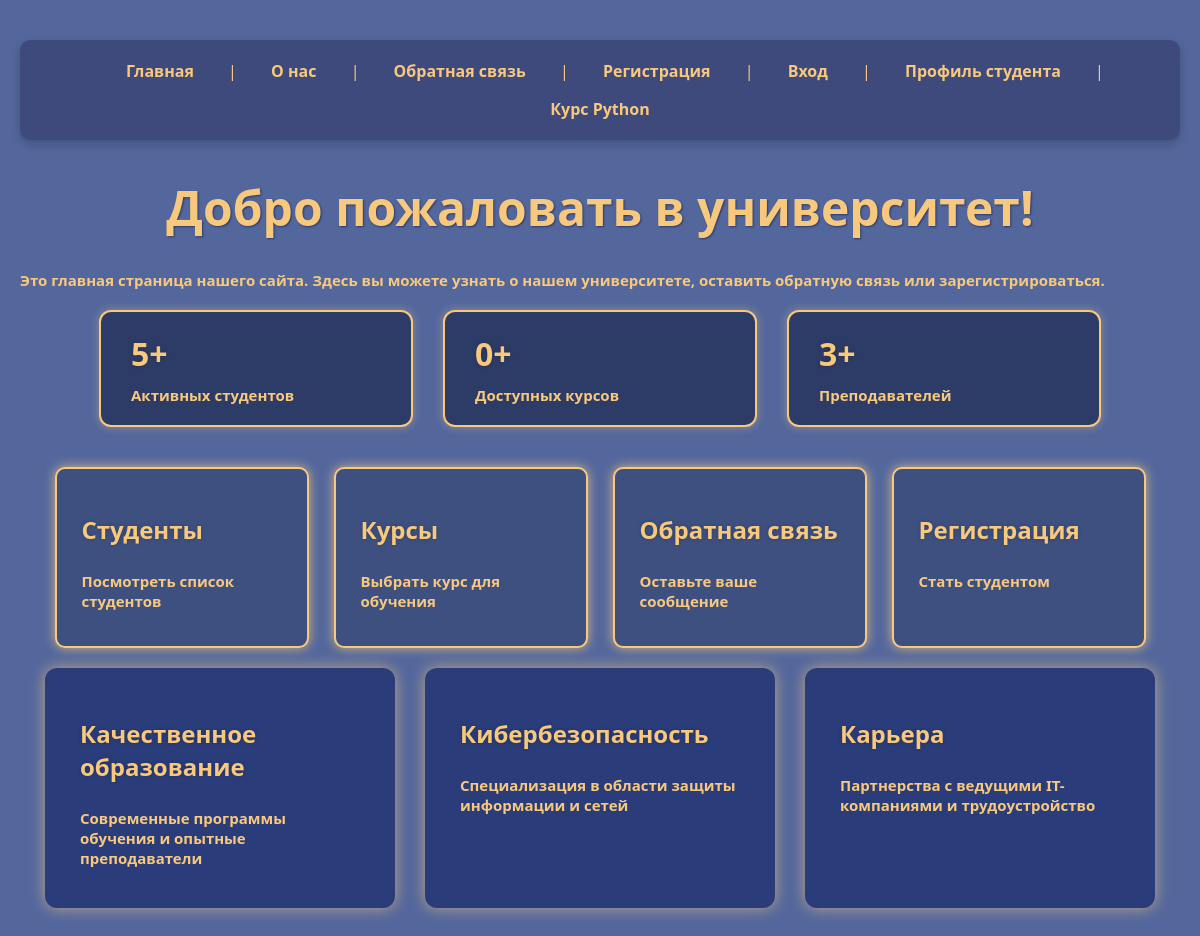
The app's page /, older data.
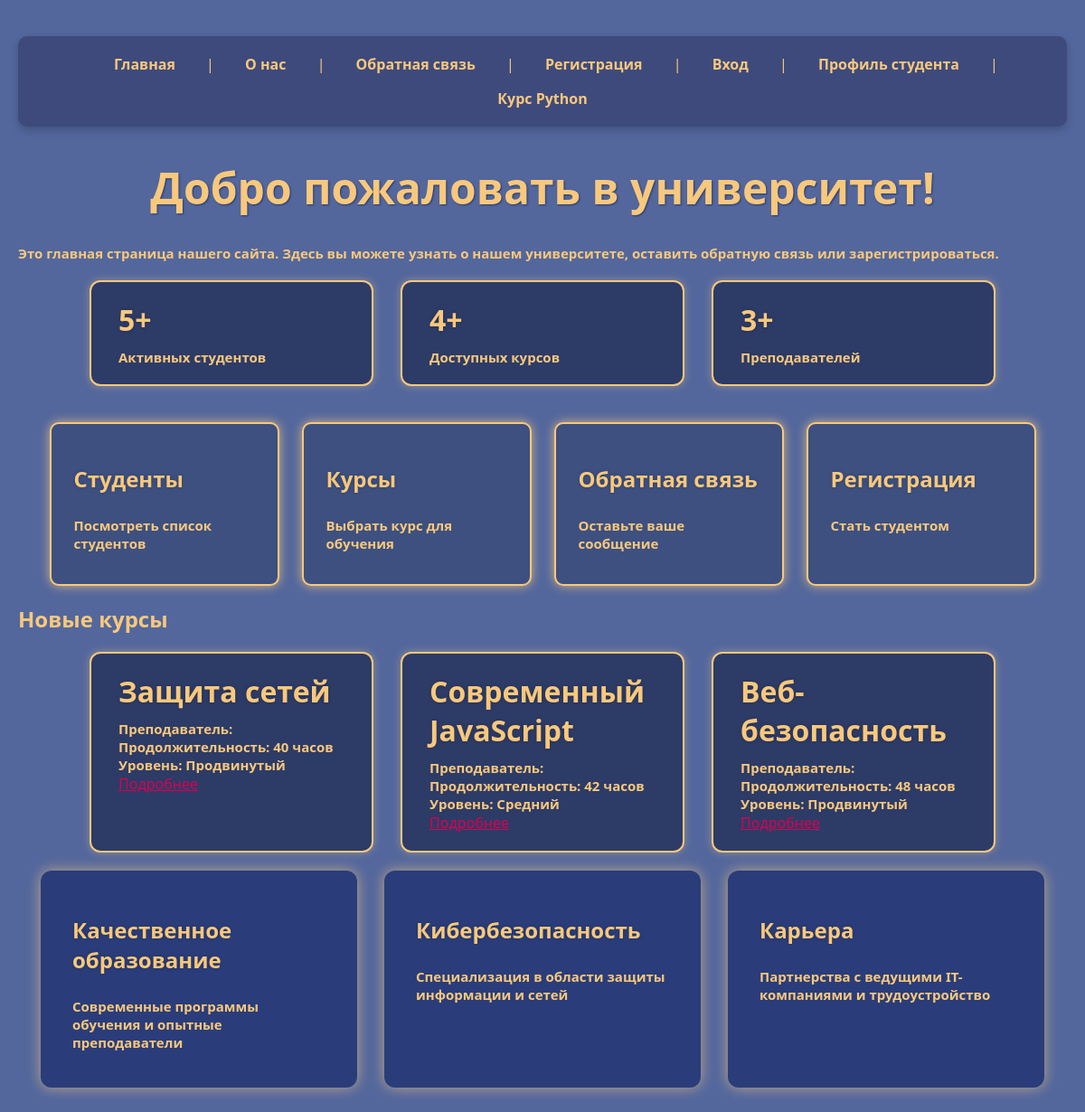
The same page, newer data.
### fefu_lab/models.py (models this page shows, shortened)
class Course(models.Model):
    LEVEL_CHOICES = [
        ('BEGINNER', 'Начальный'),
        ('INTERMEDIATE', 'Средний'),
        ('ADVANCED', 'Продвинутый'),
    ]
    title = models.CharField(max_length=200, unique=True, verbose_name='Название')
    slug = models.SlugField(unique=True, verbose_name='Слаг')
    description = models.TextField(verbose_name='Описание')
    duration = models.PositiveIntegerField(verbose_name='Продолжительность (часы)')
    instructor = models.ForeignKey(Instructor, on_delete=models.SET_NULL, null=True, blank=True, verbose_name='Преподаватель')
    level = models.CharField(max_length=20, choices=LEVEL_CHOICES, default='BEGINNER', verbose_name='Уровень')
    max_students = models.PositiveIntegerField(default=0, verbose_name='Максимальное количество студентов')
    price = models.DecimalField(max_digits=10, decimal_places=2, default=0, verbose_name='Цена')
    is_active = models.BooleanField(default=True, verbose_name='Активен')
    created_at = models.DateTimeField(auto_now_add=True, verbose_name='Дата создания')
    class Meta:
        verbose_name = 'Курс'
        verbose_name_plural = 'Курсы'
        ordering = ['title']

### fefu_lab/views.py (the view)
# urls.py: path('', views.home_page, name='home'),  # Статический маршрут для главной страницы (/)
def home_page(request):
    total_students = Student.objects.count()
    total_courses = Course.objects.filter(is_active=True).count()
    total_instructors = Instructor.objects.count()
    recent_courses = Course.objects.filter(is_active=True).order_by('-created_at')[:3]
    return render(request, 'home.html', {
        'title': 'Главная страница',
        'total_students': total_students,
        'total_courses': total_courses,
        'total_instructors': total_instructors,
        'recent_courses': recent_courses
    })

### fefu_lab/template/home.html (shortened to what this page needs)
{% extends "base.html" %}
{% block heading %}Добро пожаловать в университет!{% endblock %}
{% block content %}
<div class="text-center mb-20">
    <p>Это главная страница нашего сайта. Здесь вы можете узнать о нашем университете, оставить обратную связь или зарегистрироваться.</p>
</div>
<div class="info-grid mb-20">
    <div class="info-item text-center">
        <h3> {{ total_students }}+</h3>
        <p>Активных студентов</p>
    </div>
    <div class="info-item text-center">
        <h3>{{ total_courses }}+</h3>
        <p>Доступных курсов</p>
    </div>
    <div class="info-item text-center">
        <h3>{{ total_instructors }}+</h3>
        <p>Преподавателей</p>
    </div>
</div>
<div class="quick-links mt-20">
    <a href="/student/1/" class="quick-link">
        <h3>Студенты</h3>
        <p>Посмотреть список студентов</p>
    </a>
    <a href="/course_list/" class="quick-link">
        <h3>Курсы</h3>
        <p>Выбрать курс для обучения</p>
    </a>
    <a href="/feedback/" class="quick-link">
        <h3>Обратная связь</h3>
        <p>Оставьте ваше сообщение</p>
    </a>
    <a href="/register/" class="quick-link">
        <h3>Регистрация</h3>
        <p>Стать студентом</p>
    </a>
</div>
{% if recent_courses %}
<div class="mt-20">
    <h2>Новые курсы</h2>
    <div class="info-grid">
        {% for course in recent_courses %}
            <div class="info-item">
                <h3>{{ course.title }}</h3>
                <p><strong>Преподаватель:</strong>
                </p>
                <p><strong>Продолжительность:</strong> {{ course.duration }} часов</p>
                <p><strong>Уровень:</strong> {{ course.get_level_display }}</p>
                <a href="/course/{{course.slug}}/" class="btn" style="margin-top: 10px; color: #da0050">Подробнее</a>
            </div>
        {% endfor %}
    </div>
</div>
{% endif %}
<div class="about-features mt-20">
    <div class="feature-card">
        <h3>Качественное образование</h3>
        <p>Современные программы обучения и опытные преподаватели</p>
    </div>
    <div class="feature-card">
        <h3>Кибербезопасность</h3>
        <p>Специализация в области защиты информации и сетей</p>
    </div>
    <div class="feature-card">
        <h3>Карьера</h3>
        <p>Партнерства с ведущими IT-компаниями и трудоустройство</p>
    </div>
</div>
{% endblock %}

Row changes from the older to the newer data that the page shows:
added Course: title "Защита сетей", duration "40", level "Продвинутый"
added Course: title "Современный JavaScript", duration "42", level "Средний"
added Course: title "Веб-безопасность", duration "48", level "Продвинутый"
Text that changed along with them:
{{ total_courses }}: "0" → "4"
text now shown: "Новые курсы"
